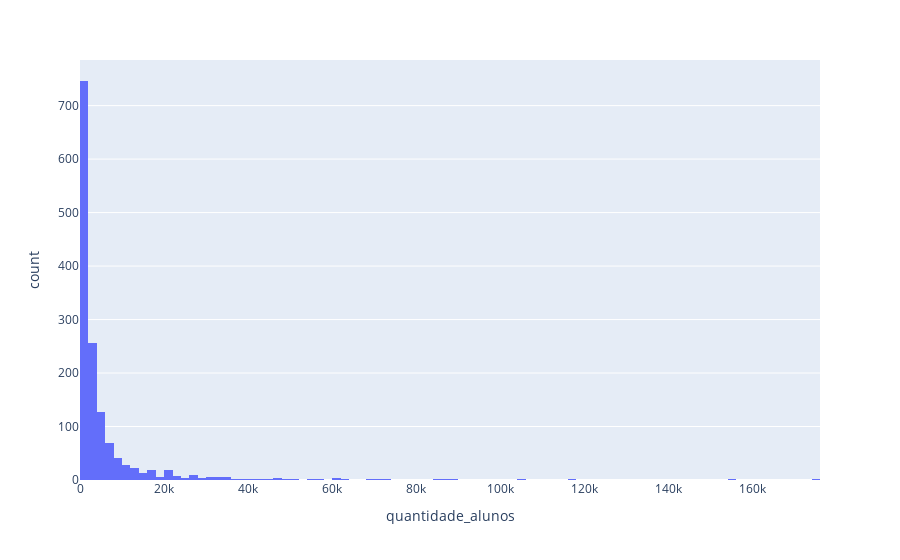

The code cell stored with this chart in its notebook:
### Code cell
import plotly.express as px

px.histogram(cursos_pd, x="quantidade_alunos")

### Figure 1 — Plotly figure (JSON) as saved in the notebook; plotly's stock layout.template omitted (floating-point values rounded to 4 significant figures; data arrays with more than 128 entries replaced by an {"elided": "..."} marker saying what was removed)
{"data": [{"alignmentgroup": "True", "bingroup": "x", "hovertemplate": "quantidade_alunos=%{x}<br>count=%{y}<extra></extra>", "legendgroup": "", "marker": {"color": "#636efa", "pattern": {"shape": ""}}, "name": "", "offsetgroup": "", "orientation": "v", "showlegend": false, "type": "histogram", "x": {"elided": "1419 int values"}, "xaxis": "x", "yaxis": "y"}], "layout": {"barmode": "relative", "legend": {"tracegroupgap": 0}, "margin": {"t": 60}, "xaxis": {"anchor": "y", "domain": [0, 1], "title": {"text": "quantidade_alunos"}}, "yaxis": {"anchor": "x", "domain": [0, 1], "title": {"text": "count"}}}}
